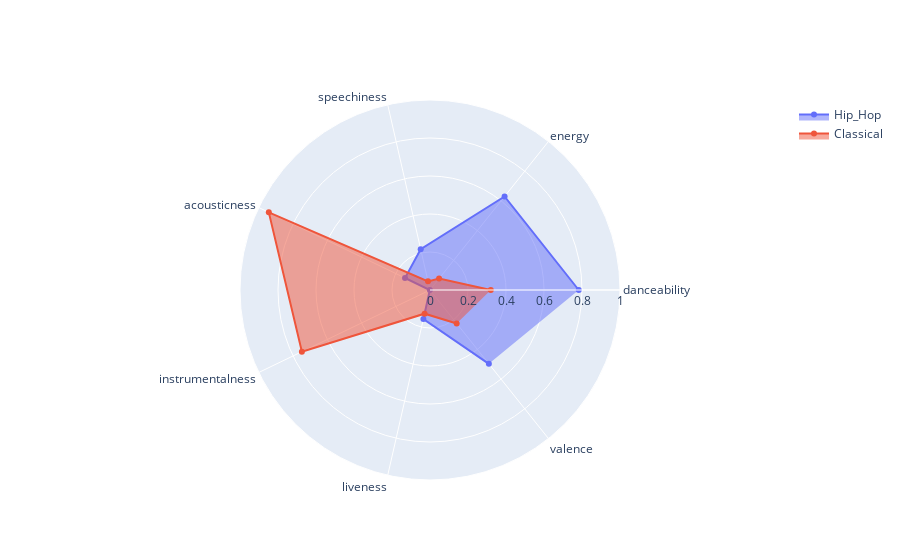

Notebook code for this chart:
### Code cell
# Compare mean features between two playlists
categories = np.array(hh_features.columns)
categories = categories[np.array([0,1,5,6,7,8,9])]

hh_mean = pd.DataFrame(hh_features.mean()).transpose()
cl_mean = pd.DataFrame(cl_features.mean()).transpose()

fig = go.Figure()

fig.add_trace(go.Scatterpolar(
      r=hh_mean.iloc[0,np.r_[0,1,5:10]],
      theta=categories,
      fill='toself',
      name='Hip_Hop',
))
fig.add_trace(go.Scatterpolar(
      r=cl_mean.iloc[0,np.r_[0,1,5:10]],
      theta=categories,
      fill='toself',
      name='Classical'
))

fig.update_layout(
  polar=dict(
    radialaxis=dict(
      visible=True,
      range=[0, 1]
    )),
  showlegend=True
)

fig.show()

### Figure 1 — Plotly figure (JSON) as saved in the notebook; plotly's stock layout.template omitted (floating-point values rounded to 4 significant figures)
{"data": [{"fill": "toself", "name": "Hip_Hop", "r": [0.7827, 0.6297, 0.22, 0.1459, 0.0008955, 0.1565, 0.4969], "theta": ["danceability", "energy", "speechiness", "acousticness", "instrumentalness", "liveness", "valence"], "type": "scatterpolar"}, {"fill": "toself", "name": "Classical", "r": [0.3199, 0.07673, 0.04662, 0.9416, 0.7484, 0.1278, 0.2251], "theta": ["danceability", "energy", "speechiness", "acousticness", "instrumentalness", "liveness", "valence"], "type": "scatterpolar"}], "layout": {"polar": {"radialaxis": {"range": [0, 1], "visible": true}}, "showlegend": true}}
